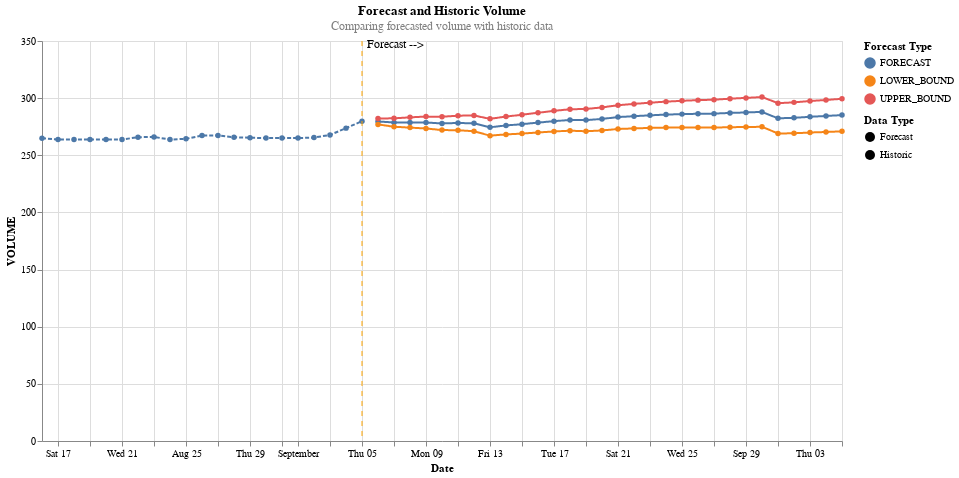
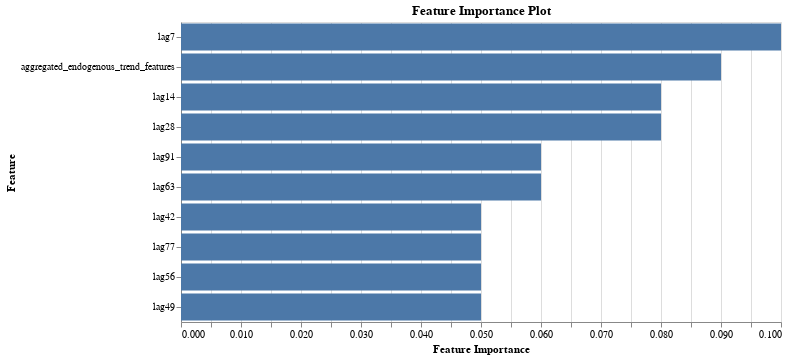

These figures' notebook cell, in order:
### Code cell
#| skip
# Run Forecast
forecast_model = SnowflakeMLForecast(
   config='./cortex_forecast/files/yaml/storage_forecast_config.yaml',
    connection_config={
        'user': os.getenv('SNOWFLAKE_USER'),
        'password': os.getenv('SNOWFLAKE_PASSWORD'),
        'account': os.getenv('SNOWFLAKE_ACCOUNT'),
        'database': 'CORTEX',
        'warehouse': 'CORTEX_WH',
        'schema': 'DEV',
        'role': 'CORTEX_USER_ROLE'  # Use the desired role
    }
)
forecast_data = forecast_model.create_and_run_forecast()
forecast_data.head()
forecast_model.generate_forecast_and_visualization(show_historical=True)

### Figure 1 — Vega-Lite specification as saved in the notebook (floating-point values rounded to 4 significant figures)
{"config": {"view": {"continuousWidth": 300, "continuousHeight": 300}}, "layer": [{"data": {"name": "data-e5a8b4f33794cb7004ddd5d9c1fd40ec"}, "mark": {"type": "line", "point": true}, "encoding": {"color": {"field": "VALUE_TYPE", "legend": {"title": "Forecast Type"}, "type": "nominal"}, "strokeDash": {"field": "TYPE", "legend": {"title": "Data Type"}, "type": "nominal"}, "x": {"axis": {"title": "Date"}, "field": "USAGE_DATE", "type": "temporal"}, "y": {"field": "VOLUME", "type": "quantitative"}}, "title": {"text": ["Forecast and Historic Volume"], "subtitle": ["Comparing forecasted volume with historic data"], "color": "black", "subtitleColor": "gray"}}, {"data": {"name": "data-5450400812ce499562c0843b9076e4ae"}, "mark": {"type": "rule", "color": "orange", "strokeDash": [5, 5]}, "encoding": {"x": {"field": "x", "type": "temporal"}}}, {"data": {"name": "data-a034946551d9b52a71d98e605fad923f"}, "mark": {"type": "text", "align": "left", "baseline": "bottom", "dx": 5, "dy": 5, "fontSize": 12}, "encoding": {"text": {"field": "label", "type": "nominal"}, "x": {"field": "x", "type": "temporal"}, "y": {"value": 5}}}], "height": 400, "width": 800, "$schema": "https://vega.github.io/schema/vega-lite/v5.17.0.json", "datasets": {"data-e5a8b4f33794cb7004ddd5d9c1fd40ec": [{"USAGE_DATE": "2024-10-05T00:00:00", "TYPE": "Forecast", "VALUE_TYPE": "FORECAST", "VOLUME": 285.2}, {"USAGE_DATE": "2024-10-04T00:00:00", "TYPE": "Forecast", "VALUE_TYPE": "FORECAST", "VOLUME": 284.4}, {"USAGE_DATE": "2024-10-03T00:00:00", "TYPE": "Forecast", "VALUE_TYPE": "FORECAST", "VOLUME": 283.7}, {"USAGE_DATE": "2024-10-02T00:00:00", "TYPE": "Forecast", "VALUE_TYPE": "FORECAST", "VOLUME": 282.8}, {"USAGE_DATE": "2024-10-01T00:00:00", "TYPE": "Forecast", "VALUE_TYPE": "FORECAST", "VOLUME": 282.3}, {"USAGE_DATE": "2024-09-30T00:00:00", "TYPE": "Forecast", "VALUE_TYPE": "FORECAST", "VOLUME": 288.0}, {"USAGE_DATE": "2024-09-29T00:00:00", "TYPE": "Forecast", "VALUE_TYPE": "FORECAST", "VOLUME": 287.5}, {"USAGE_DATE": "2024-09-28T00:00:00", "TYPE": "Forecast", "VALUE_TYPE": "FORECAST", "VOLUME": 287.1}, {"USAGE_DATE": "2024-09-27T00:00:00", "TYPE": "Forecast", "VALUE_TYPE": "FORECAST", "VOLUME": 286.4}, {"USAGE_DATE": "2024-09-26T00:00:00", "TYPE": "Forecast", "VALUE_TYPE": "FORECAST", "VOLUME": 286.3}, {"USAGE_DATE": "2024-09-25T00:00:00", "TYPE": "Forecast", "VALUE_TYPE": "FORECAST", "VOLUME": 286.0}, {"USAGE_DATE": "2024-09-24T00:00:00", "TYPE": "Forecast", "VALUE_TYPE": "FORECAST", "VOLUME": 285.6}, {"USAGE_DATE": "2024-09-23T00:00:00", "TYPE": "Forecast", "VALUE_TYPE": "FORECAST", "VOLUME": 285.0}, {"USAGE_DATE": "2024-09-22T00:00:00", "TYPE": "Forecast", "VALUE_TYPE": "FORECAST", "VOLUME": 284.2}, {"USAGE_DATE": "2024-09-21T00:00:00", "TYPE": "Forecast", "VALUE_TYPE": "FORECAST", "VOLUME": 283.4}, {"USAGE_DATE": "2024-09-20T00:00:00", "TYPE": "Forecast", "VALUE_TYPE": "FORECAST", "VOLUME": 281.8}, {"USAGE_DATE": "2024-09-19T00:00:00", "TYPE": "Forecast", "VALUE_TYPE": "FORECAST", "VOLUME": 280.8}, {"USAGE_DATE": "2024-09-18T00:00:00", "TYPE": "Forecast", "VALUE_TYPE": "FORECAST", "VOLUME": 280.9}, {"USAGE_DATE": "2024-09-17T00:00:00", "TYPE": "Forecast", "VALUE_TYPE": "FORECAST", "VOLUME": 279.9}, {"USAGE_DATE": "2024-09-16T00:00:00", "TYPE": "Forecast", "VALUE_TYPE": "FORECAST", "VOLUME": 278.6}, {"USAGE_DATE": "2024-09-15T00:00:00", "TYPE": "Forecast", "VALUE_TYPE": "FORECAST", "VOLUME": 277.2}, {"USAGE_DATE": "2024-09-14T00:00:00", "TYPE": "Forecast", "VALUE_TYPE": "FORECAST", "VOLUME": 276.1}, {"USAGE_DATE": "2024-09-13T00:00:00", "TYPE": "Forecast", "VALUE_TYPE": "FORECAST", "VOLUME": 274.5}, {"USAGE_DATE": "2024-09-12T00:00:00", "TYPE": "Forecast", "VALUE_TYPE": "FORECAST", "VOLUME": 277.9}, {"USAGE_DATE": "2024-09-11T00:00:00", "TYPE": "Forecast", "VALUE_TYPE": "FORECAST", "VOLUME": 278.3}, {"USAGE_DATE": "2024-09-10T00:00:00", "TYPE": "Forecast", "VALUE_TYPE": "FORECAST", "VOLUME": 277.9}, {"USAGE_DATE": "2024-09-09T00:00:00", "TYPE": "Forecast", "VALUE_TYPE": "FORECAST", "VOLUME": 278.6}, {"USAGE_DATE": "2024-09-08T00:00:00", "TYPE": "Forecast", "VALUE_TYPE": "FORECAST", "VOLUME": 278.7}, {"USAGE_DATE": "2024-09-07T00:00:00", "TYPE": "Forecast", "VALUE_TYPE": "FORECAST", "VOLUME": 278.7}, {"USAGE_DATE": "2024-09-06T00:00:00", "TYPE": "Forecast", "VALUE_TYPE": "FORECAST", "VOLUME": 279.6}, {"USAGE_DATE": "2024-09-05T00:00:00", "TYPE": "Historic", "VALUE_TYPE": "FORECAST", "VOLUME": 279.8}, {"USAGE_DATE": "2024-09-04T00:00:00", "TYPE": "Historic", "VALUE_TYPE": "FORECAST", "VOLUME": 273.8}, {"USAGE_DATE": "2024-09-03T00:00:00", "TYPE": "Historic", "VALUE_TYPE": "FORECAST", "VOLUME": 267.8}, {"USAGE_DATE": "2024-09-02T00:00:00", "TYPE": "Historic", "VALUE_TYPE": "FORECAST", "VOLUME": 265.5}, {"USAGE_DATE": "2024-09-01T00:00:00", "TYPE": "Historic", "VALUE_TYPE": "FORECAST", "VOLUME": 265.1}, {"USAGE_DATE": "2024-08-31T00:00:00", "TYPE": "Historic", "VALUE_TYPE": "FORECAST", "VOLUME": 265.1}, {"USAGE_DATE": "2024-08-30T00:00:00", "TYPE": "Historic", "VALUE_TYPE": "FORECAST", "VOLUME": 265.1}, {"USAGE_DATE": "2024-08-29T00:00:00", "TYPE": "Historic", "VALUE_TYPE": "FORECAST", "VOLUME": 265.3}, {"USAGE_DATE": "2024-08-28T00:00:00", "TYPE": "Historic", "VALUE_TYPE": "FORECAST", "VOLUME": 265.8}, {"USAGE_DATE": "2024-08-27T00:00:00", "TYPE": "Historic", "VALUE_TYPE": "FORECAST", "VOLUME": 267.3}, {"USAGE_DATE": "2024-08-26T00:00:00", "TYPE": "Historic", "VALUE_TYPE": "FORECAST", "VOLUME": 267.2}, {"USAGE_DATE": "2024-08-25T00:00:00", "TYPE": "Historic", "VALUE_TYPE": "FORECAST", "VOLUME": 264.4}, {"USAGE_DATE": "2024-08-24T00:00:00", "TYPE": "Historic", "VALUE_TYPE": "FORECAST", "VOLUME": 263.7}, {"USAGE_DATE": "2024-08-23T00:00:00", "TYPE": "Historic", "VALUE_TYPE": "FORECAST", "VOLUME": 266.0}, {"USAGE_DATE": "2024-08-22T00:00:00", "TYPE": "Historic", "VALUE_TYPE": "FORECAST", "VOLUME": 265.8}, {"USAGE_DATE": "2024-08-21T00:00:00", "TYPE": "Historic", "VALUE_TYPE": "FORECAST", "VOLUME": 263.8}, {"USAGE_DATE": "2024-08-20T00:00:00", "TYPE": "Historic", "VALUE_TYPE": "FORECAST", "VOLUME": 263.7}, {"USAGE_DATE": "2024-08-19T00:00:00", "TYPE": "Historic", "VALUE_TYPE": "FORECAST", "VOLUME": 263.7}, {"USAGE_DATE": "2024-08-18T00:00:00", "TYPE": "Historic", "VALUE_TYPE": "FORECAST", "VOLUME": 263.7}, {"USAGE_DATE": "2024-08-17T00:00:00", "TYPE": "Historic", "VALUE_TYPE": "FORECAST", "VOLUME": 263.7}, {"USAGE_DATE": "2024-08-16T00:00:00", "TYPE": "Historic", "VALUE_TYPE": "FORECAST", "VOLUME": 264.9}, {"USAGE_DATE": "2024-10-05T00:00:00", "TYPE": "Forecast", "VALUE_TYPE": "LOWER_BOUND", "VOLUME": 270.9}, {"USAGE_DATE": "2024-10-04T00:00:00", "TYPE": "Forecast", "VALUE_TYPE": "LOWER_BOUND", "VOLUME": 270.4}, {"USAGE_DATE": "2024-10-03T00:00:00", "TYPE": "Forecast", "VALUE_TYPE": "LOWER_BOUND", "VOLUME": 269.9}, {"USAGE_DATE": "2024-10-02T00:00:00", "TYPE": "Forecast", "VALUE_TYPE": "LOWER_BOUND", "VOLUME": 269.3}, {"USAGE_DATE": "2024-10-01T00:00:00", "TYPE": "Forecast", "VALUE_TYPE": "LOWER_BOUND", "VOLUME": 269.1}, {"USAGE_DATE": "2024-09-30T00:00:00", "TYPE": "Forecast", "VALUE_TYPE": "LOWER_BOUND", "VOLUME": 274.9}, {"USAGE_DATE": "2024-09-29T00:00:00", "TYPE": "Forecast", "VALUE_TYPE": "LOWER_BOUND", "VOLUME": 274.7}, {"USAGE_DATE": "2024-09-28T00:00:00", "TYPE": "Forecast", "VALUE_TYPE": "LOWER_BOUND", "VOLUME": 274.6}, {"USAGE_DATE": "2024-09-27T00:00:00", "TYPE": "Forecast", "VALUE_TYPE": "LOWER_BOUND", "VOLUME": 274.2}, {"USAGE_DATE": "2024-09-26T00:00:00", "TYPE": "Forecast", "VALUE_TYPE": "LOWER_BOUND", "VOLUME": 274.4}, {"USAGE_DATE": "2024-09-25T00:00:00", "TYPE": "Forecast", "VALUE_TYPE": "LOWER_BOUND", "VOLUME": 274.4}, {"USAGE_DATE": "2024-09-24T00:00:00", "TYPE": "Forecast", "VALUE_TYPE": "LOWER_BOUND", "VOLUME": 274.3}, {"USAGE_DATE": "2024-09-23T00:00:00", "TYPE": "Forecast", "VALUE_TYPE": "LOWER_BOUND", "VOLUME": 273.9}, {"USAGE_DATE": "2024-09-22T00:00:00", "TYPE": "Forecast", "VALUE_TYPE": "LOWER_BOUND", "VOLUME": 273.5}, {"USAGE_DATE": "2024-09-21T00:00:00", "TYPE": "Forecast", "VALUE_TYPE": "LOWER_BOUND", "VOLUME": 273.0}, {"USAGE_DATE": "2024-09-20T00:00:00", "TYPE": "Forecast", "VALUE_TYPE": "LOWER_BOUND", "VOLUME": 271.7}, {"USAGE_DATE": "2024-09-19T00:00:00", "TYPE": "Forecast", "VALUE_TYPE": "LOWER_BOUND", "VOLUME": 271.0}, {"USAGE_DATE": "2024-09-18T00:00:00", "TYPE": "Forecast", "VALUE_TYPE": "LOWER_BOUND", "VOLUME": 271.5}, {"USAGE_DATE": "2024-09-17T00:00:00", "TYPE": "Forecast", "VALUE_TYPE": "LOWER_BOUND", "VOLUME": 270.9}, {"USAGE_DATE": "2024-09-16T00:00:00", "TYPE": "Forecast", "VALUE_TYPE": "LOWER_BOUND", "VOLUME": 270.0}, {"USAGE_DATE": "2024-09-15T00:00:00", "TYPE": "Forecast", "VALUE_TYPE": "LOWER_BOUND", "VOLUME": 269.0}, {"USAGE_DATE": "2024-09-14T00:00:00", "TYPE": "Forecast", "VALUE_TYPE": "LOWER_BOUND", "VOLUME": 268.3}, {"USAGE_DATE": "2024-09-13T00:00:00", "TYPE": "Forecast", "VALUE_TYPE": "LOWER_BOUND", "VOLUME": 267.2}, {"USAGE_DATE": "2024-09-12T00:00:00", "TYPE": "Forecast", "VALUE_TYPE": "LOWER_BOUND", "VOLUME": 271.0}, {"USAGE_DATE": "2024-09-11T00:00:00", "TYPE": "Forecast", "VALUE_TYPE": "LOWER_BOUND", "VOLUME": 271.9}, {"USAGE_DATE": "2024-09-10T00:00:00", "TYPE": "Forecast", "VALUE_TYPE": "LOWER_BOUND", "VOLUME": 272.1}, {"USAGE_DATE": "2024-09-09T00:00:00", "TYPE": "Forecast", "VALUE_TYPE": "LOWER_BOUND", "VOLUME": 273.4}, {"USAGE_DATE": "2024-09-08T00:00:00", "TYPE": "Forecast", "VALUE_TYPE": "LOWER_BOUND", "VOLUME": 274.2}, {"USAGE_DATE": "2024-09-07T00:00:00", "TYPE": "Forecast", "VALUE_TYPE": "LOWER_BOUND", "VOLUME": 275.0}, {"USAGE_DATE": "2024-09-06T00:00:00", "TYPE": "Forecast", "VALUE_TYPE": "LOWER_BOUND", "VOLUME": 277.0}, {"USAGE_DATE": "2024-10-05T00:00:00", "TYPE": "Forecast", "VALUE_TYPE": "UPPER_BOUND", "VOLUME": 299.4}, {"USAGE_DATE": "2024-10-04T00:00:00", "TYPE": "Forecast", "VALUE_TYPE": "UPPER_BOUND", "VOLUME": 298.4}, {"USAGE_DATE": "2024-10-03T00:00:00", "TYPE": "Forecast", "VALUE_TYPE": "UPPER_BOUND", "VOLUME": 297.5}, {"USAGE_DATE": "2024-10-02T00:00:00", "TYPE": "Forecast", "VALUE_TYPE": "UPPER_BOUND", "VOLUME": 296.3}, {"USAGE_DATE": "2024-10-01T00:00:00", "TYPE": "Forecast", "VALUE_TYPE": "UPPER_BOUND", "VOLUME": 295.6}, {"USAGE_DATE": "2024-09-30T00:00:00", "TYPE": "Forecast", "VALUE_TYPE": "UPPER_BOUND", "VOLUME": 301.0}, {"USAGE_DATE": "2024-09-29T00:00:00", "TYPE": "Forecast", "VALUE_TYPE": "UPPER_BOUND", "VOLUME": 300.2}, {"USAGE_DATE": "2024-09-28T00:00:00", "TYPE": "Forecast", "VALUE_TYPE": "UPPER_BOUND", "VOLUME": 299.5}, {"USAGE_DATE": "2024-09-27T00:00:00", "TYPE": "Forecast", "VALUE_TYPE": "UPPER_BOUND", "VOLUME": 298.7}, {"USAGE_DATE": "2024-09-26T00:00:00", "TYPE": "Forecast", "VALUE_TYPE": "UPPER_BOUND", "VOLUME": 298.3}, {"USAGE_DATE": "2024-09-25T00:00:00", "TYPE": "Forecast", "VALUE_TYPE": "UPPER_BOUND", "VOLUME": 297.7}, {"USAGE_DATE": "2024-09-24T00:00:00", "TYPE": "Forecast", "VALUE_TYPE": "UPPER_BOUND", "VOLUME": 297.0}, {"USAGE_DATE": "2024-09-23T00:00:00", "TYPE": "Forecast", "VALUE_TYPE": "UPPER_BOUND", "VOLUME": 296.0}, {"USAGE_DATE": "2024-09-22T00:00:00", "TYPE": "Forecast", "VALUE_TYPE": "UPPER_BOUND", "VOLUME": 295.0}, {"USAGE_DATE": "2024-09-21T00:00:00", "TYPE": "Forecast", "VALUE_TYPE": "UPPER_BOUND", "VOLUME": 293.8}, {"USAGE_DATE": "2024-09-20T00:00:00", "TYPE": "Forecast", "VALUE_TYPE": "UPPER_BOUND", "VOLUME": 291.9}, {"USAGE_DATE": "2024-09-19T00:00:00", "TYPE": "Forecast", "VALUE_TYPE": "UPPER_BOUND", "VOLUME": 290.5}, {"USAGE_DATE": "2024-09-18T00:00:00", "TYPE": "Forecast", "VALUE_TYPE": "UPPER_BOUND", "VOLUME": 290.3}, {"USAGE_DATE": "2024-09-17T00:00:00", "TYPE": "Forecast", "VALUE_TYPE": "UPPER_BOUND", "VOLUME": 288.9}, {"USAGE_DATE": "2024-09-16T00:00:00", "TYPE": "Forecast", "VALUE_TYPE": "UPPER_BOUND", "VOLUME": 287.2}, {"USAGE_DATE": "2024-09-15T00:00:00", "TYPE": "Forecast", "VALUE_TYPE": "UPPER_BOUND", "VOLUME": 285.4}, {"USAGE_DATE": "2024-09-14T00:00:00", "TYPE": "Forecast", "VALUE_TYPE": "UPPER_BOUND", "VOLUME": 283.9}, {"USAGE_DATE": "2024-09-13T00:00:00", "TYPE": "Forecast", "VALUE_TYPE": "UPPER_BOUND", "VOLUME": 281.9}, {"USAGE_DATE": "2024-09-12T00:00:00", "TYPE": "Forecast", "VALUE_TYPE": "UPPER_BOUND", "VOLUME": 284.8}, {"USAGE_DATE": "2024-09-11T00:00:00", "TYPE": "Forecast", "VALUE_TYPE": "UPPER_BOUND", "VOLUME": 284.7}, {"USAGE_DATE": "2024-09-10T00:00:00", "TYPE": "Forecast", "VALUE_TYPE": "UPPER_BOUND", "VOLUME": 283.7}, {"USAGE_DATE": "2024-09-09T00:00:00", "TYPE": "Forecast", "VALUE_TYPE": "UPPER_BOUND", "VOLUME": 283.9}, {"USAGE_DATE": "2024-09-08T00:00:00", "TYPE": "Forecast", "VALUE_TYPE": "UPPER_BOUND", "VOLUME": 283.2}, {"USAGE_DATE": "2024-09-07T00:00:00", "TYPE": "Forecast", "VALUE_TYPE": "UPPER_BOUND", "VOLUME": 282.3}, {"USAGE_DATE": "2024-09-06T00:00:00", "TYPE": "Forecast", "VALUE_TYPE": "UPPER_BOUND", "VOLUME": 282.2}], "data-5450400812ce499562c0843b9076e4ae": [{"x": "2024-09-05T00:00:00"}], "data-a034946551d9b52a71d98e605fad923f": [{"x": "2024-09-05T00:00:00", "label": "Forecast -->"}]}}

### Figure 2 — Vega-Lite specification as saved in the notebook (floating-point values rounded to 4 significant figures)
{"config": {"view": {"continuousWidth": 300, "continuousHeight": 300}}, "data": {"name": "data-6e157976df8b26db0c1e2d4b308b8a5d"}, "mark": {"type": "bar"}, "encoding": {"x": {"field": "SCORE", "title": "Feature Importance", "type": "quantitative"}, "y": {"field": "FEATURE_NAME", "sort": "-x", "title": "Feature", "type": "nominal"}}, "height": 300, "title": "Feature Importance Plot", "width": 600, "$schema": "https://vega.github.io/schema/vega-lite/v5.17.0.json", "datasets": {"data-6e157976df8b26db0c1e2d4b308b8a5d": [{"SERIES": null, "RANK": 1, "FEATURE_NAME": "lag7", "SCORE": 0.1, "FEATURE_TYPE": "derived_from_endogenous"}, {"SERIES": null, "RANK": 2, "FEATURE_NAME": "aggregated_endogenous_trend_features", "SCORE": 0.09, "FEATURE_TYPE": "derived_from_endogenous"}, {"SERIES": null, "RANK": 3, "FEATURE_NAME": "lag14", "SCORE": 0.08, "FEATURE_TYPE": "derived_from_endogenous"}, {"SERIES": null, "RANK": 4, "FEATURE_NAME": "lag28", "SCORE": 0.08, "FEATURE_TYPE": "derived_from_endogenous"}, {"SERIES": null, "RANK": 5, "FEATURE_NAME": "lag91", "SCORE": 0.06, "FEATURE_TYPE": "derived_from_endogenous"}, {"SERIES": null, "RANK": 6, "FEATURE_NAME": "lag63", "SCORE": 0.06, "FEATURE_TYPE": "derived_from_endogenous"}, {"SERIES": null, "RANK": 11, "FEATURE_NAME": "lag42", "SCORE": 0.05, "FEATURE_TYPE": "derived_from_endogenous"}, {"SERIES": null, "RANK": 14, "FEATURE_NAME": "lag77", "SCORE": 0.05, "FEATURE_TYPE": "derived_from_endogenous"}, {"SERIES": null, "RANK": 13, "FEATURE_NAME": "lag56", "SCORE": 0.05, "FEATURE_TYPE": "derived_from_endogenous"}, {"SERIES": null, "RANK": 12, "FEATURE_NAME": "lag49", "SCORE": 0.05, "FEATURE_TYPE": "derived_from_endogenous"}]}}
